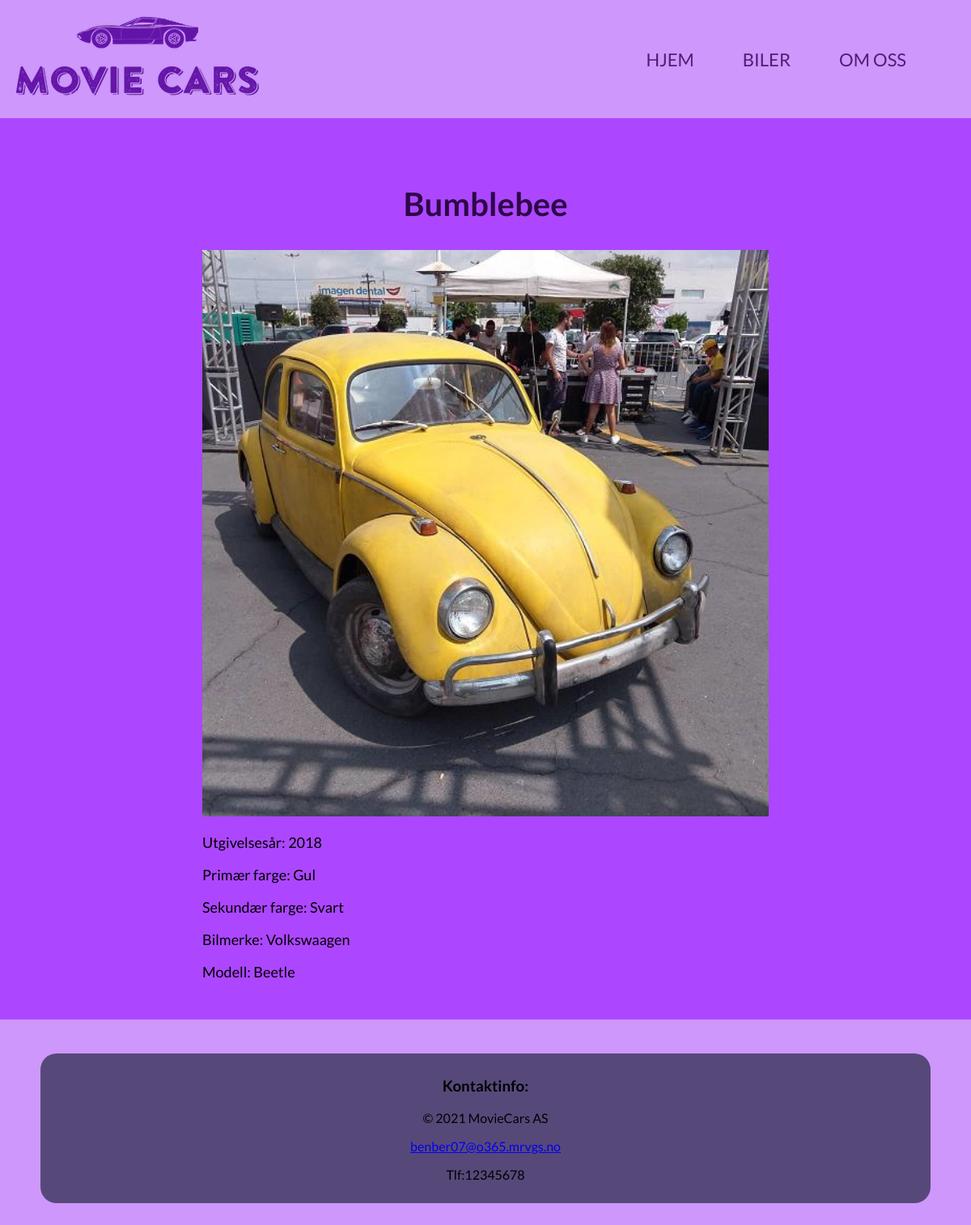
/liste/enkel/2, run on the app's committed database.
### app.py (models this page shows)
class biler(db.Model):
    id = db.Column('id', db.Integer, primary_key=True)
    primær = db.Column('primær', db.String(50))
    sekundær = db.Column('sekundær', db.String(50))
    merke = db.Column('merke', db.String(100))
    modell = db.Column('modell', db.String(100))
    bilde = db.Column('bilde', db.String(255))
    film = db.Column('film', db.String(100))
    filmår = db.Column('filmår', db.Integer)

### app.py (the view)
@app.route('/liste/enkel/<id>')
def enkel(id):
    biler = db.engine.execute(
        f'SELECT * FROM biler WHERE id={id}')
    return render_template('enkel.html', biler=biler)

### templates/enkel.html
{% extends "layout.html"%}
{% block body%}
<section>
    <div>
        {% for bil in biler %}
        <div id="biler">
            <h2>{{bil.film}}</h2>
            <img src="../../static/img/{{bil.bilde}}" alt="">
            <p>Utgivelsesår: {{bil.filmår}}</p>
            <p>Primær farge: {{bil.primær}}</p>
            <p>Sekundær farge: {{bil.sekundær}}</p>
            <p>Bilmerke: {{bil.merke}}</p>
            <p>Modell: {{bil.modell}}</p>
        </div>
        {% endfor %}
</section>
{% endblock %}

### static/css/main.css (style rules this page uses)
html, body { margin: 0; padding: 0; font-family: "Lato", sans-serif; background-color: #ce97fb; }
#biler { max-width: 700px; margin: auto; }
#biler img { width: 100%; }
#biler h2 { text-align: center; }
#biler { padding: 30px; }
#biler h2 { font-size: 40px; color: rgb(46, 7, 71); }
#biler p { font-size: 18px; }

### data on the page
biler: film "Bumblebee", bilde (picture), filmår "2018", primær "Gul", sekundær "Svart", merke "Volkswaagen", modell "Beetle"
